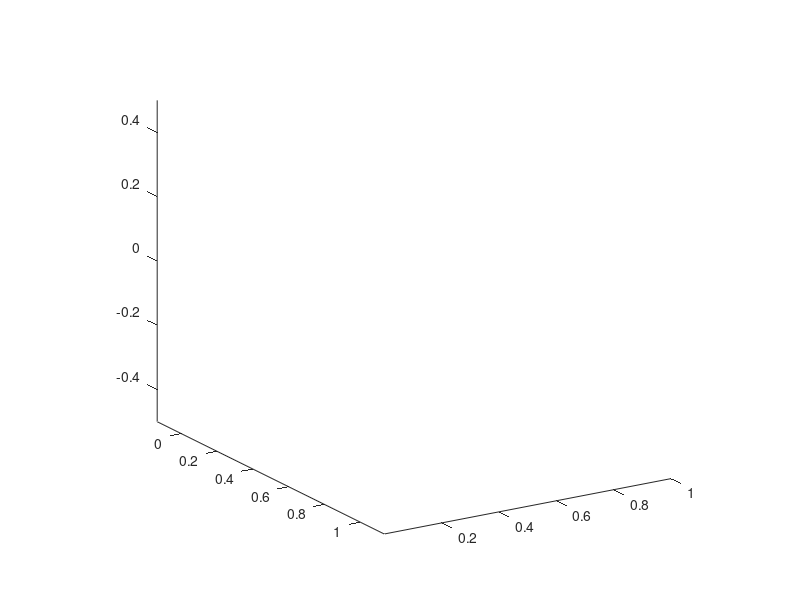

The MATLAB script that drew this image: (Note: this script raises an error after producing the figure.)
%%%%%%%%%%%%%%%%%%%%%%%%%%%%%%%%%%%%%%%
%  Epipolar Geometry Toolbox  (EGT)  %%
%%%%%%%%%%%%%%%%%%%%%%%%%%%%%%%%%%%%%%%
% Example 1 - Central Catadioptric Camera Placement and Plot  

close all; clear all; figure(1); hold on; axis equal; view(58,18); 
Ha=[rotoy(0)*rotoz(0)*rotox(0) , [-0.2,-0.1,0]';
        0    0    0            ,    1    ];
quadric=1; a=0.04; b=0.02; r_rim=0.04;  % Hyperbola
%quadric=2; a=0.03; b=1;    r_rim=0.05; % Parabola
f_3Dwf('k',0.1); % World reference frame
f_3Dpanoramic(Ha,'g',quadric,a,b,0.03);   %Panoramic camera    
f_3Dframe(Ha,'g',0.06,'_{m}');   % Mirror reference frame
title('Example 1 - Panoramic Camera Placement and Plot'); grid on